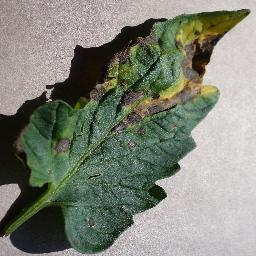
#> input picture images/5771_sample/early_blight_904.JPG, 256 x 256 px, found by its file name; its folder holds only this picture in this run
$ python desease_ditection.py   (older library calls are emulated)
#> lines starting #> are read from the running program, lines starting #| are printed output that depends on the picture; after the words box and inside, x2 and y2 are one past the last pixel; in counts of white or black regions, pixels touching at a corner belong together
### image_analysis.py
from image_processor import ImageProcessor
import cv2
import os
import pandas as pd


def analyze_image(image_path):
    # Initialize the ImageProcessor
    processor = ImageProcessor(image_path)

    # get the file name without extension
    file_name = os.path.basename(image_path).split('.')[0]
    image_id = file_name

    # Load the image
    processor.load_image()

    # Process the image using ImageProcessor methods
    processor.analyze_lesion_count()
    processor.analyze_avg_spot_diameter()
    processor.analyze_ring_count()
    processor.analyze_yellowing_area()
    processor.analyze_shape_irregularity()
    processor.analyze_hsv_shift()
    processor.analyze_edge_roughness()
    processor.analyze_curl_index()
    processor.analyze_texture_entropy()
    processor.analyze_internode_length()
    processor.analyze_green_intensity_and_branch_count()
    processor.analyze_speck_count()
    processor.analyze_rust_area()
    processor.analyze_pustule_count()
    processor.analyze_droop_angle()

    # Get the results
    result = processor.get_result()
    result['image_id'] = image_id
    # Assuming the disease is part of the filename
    result['disease'] = image_id.split('_')[0]

    return result


def analysis_report(directory_path):

    # Prepare a list to store results
    report = []

    # Iterate through each file in the directory
    for filename in os.listdir(directory_path):
        if filename.lower().endswith(('.png', '.jpg', '.jpeg', '.bmp', '.tiff')):
            image_path = os.path.join(directory_path, filename)
            image_id = os.path.splitext(filename)[0]

            # Read the image
            image = cv2.imread(image_path)
#> image is the input picture: shape (256, 256, 3); mean B, G, R 118.6, 131.1, 127.2

            # Process the image and get the results
            result = analyze_image(image_path)

            # Append the result to the results list
            report.append(result)

    # # Create a DataFrame from the results
    # df = pd.DataFrame(report)

    # # Export the DataFrame to a CSV file
    # output_dir = "F:\\Users\\Santanu\\Desktop\\paper_syn\\codebase\\output"
    # output_path = os.path.join(
    #     output_dir, "image_analysis_results.csv")
    # df.to_csv(output_path, index=False)

    return report

### image_processor.py
import matplotlib.pyplot as plt
from skimage.feature import graycomatrix, graycoprops
import numpy as np
import cv2
from PIL import Image


class ImageProcessor:
    def __init__(self, image_path):
        """
        Initialize the ImageAnalysis class with the path to an image.
        """
        self.results = {}

        self.image_path = image_path
        self.image = None
        self.gray = None
        self.hsv = None
        self.image_rgb = None

    ########### Initial Processing Functions ###########

    def load_image(self):
        """
        Load the image from the given path.
        """
        try:
            # self.image = Image.open(self.image_path)
            self.image = cv2.imread(self.image_path)
            print("Image loaded successfully.")

            # Resize the image to a standard size (256x256)
            self.image = cv2.resize(self.image, (256, 256))

            # Convert to RGB for PIL compatibility
            self.image_rgb = cv2.cvtColor(self.image, cv2.COLOR_BGR2RGB)

            # Convert to grayscale and HSV
            self.gray = cv2.cvtColor(self.image, cv2.COLOR_BGR2GRAY)
            self.hsv = cv2.cvtColor(self.image, cv2.COLOR_BGR2HSV)
#> self.hsv: shape (256, 256, 3); mean H, S, V 49.6, 56.7, 135.4

        except Exception as e:
            print(f"Error loading image: {e}")

    # [21 lines left out: functions display_image, save_image, not called in this run]

    def get_result(self):
        return self.results

    ########### Analysis Functions ###########

    # 1. brown-black Lesion Count
    def analyze_lesion_count(self):
        """
        Count the number of brown-black lesions in the image.
        """

        # Extract the lower 40% of the image (approximate "lower part of the leaf")
        height = self.image.shape[0]
        lower_part = self.image[int(height * 0.6):, :]  # Lower 40% region

        # Convert to HSV for color-based masking of brown/black lesions
        hsv_lower = cv2.cvtColor(lower_part, cv2.COLOR_BGR2HSV)
#> hsv_lower: shape (103, 256, 3); mean H, S, V 81.8, 46.6, 136.4

        # Define HSV color range for brownish-black lesions (adjust as needed)
        lower_brown = np.array([5, 50, 20])
        upper_brown = np.array([25, 255, 120])

        # Create a binary mask for brown lesions in the lower part
        brown_mask = cv2.inRange(hsv_lower, lower_brown, upper_brown)
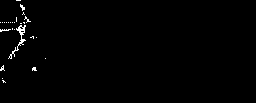
#> brown_mask: shape (103, 256); 0.92% white in thin lines or dots, all inside (x1, y1, x2, y2) = (0, 0, 46, 83)

        # Find contours of lesions in the masked area
        contours, _ = cv2.findContours(
            brown_mask, cv2.RETR_EXTERNAL, cv2.CHAIN_APPROX_SIMPLE)
#> contours = 26 contours, 25 with area under 20; largest, box (x1, y1, x2, y2) and area: (8, 25, 26, 59) 70

        # Measure lesion areas (filter out small ones)
        lesion_areas = [cv2.contourArea(c)
                        for c in contours if cv2.contourArea(c) > 30]
#> lesion_areas = [69.5]
        avg_size = np.mean(lesion_areas) if lesion_areas else 0
#> avg_size = 69.5
        max_size = np.max(lesion_areas) if lesion_areas else 0
#> max_size = 69.5

        self.results['brown_lesion_count'] = len(lesion_areas)

        return lesion_areas

    # 2. Average Spot Diameter
    def analyze_avg_spot_diameter(self):
        """
        Calculate the average diameter of spots.
        """
        # get the lesion areas from the previous function
        lesion_areas = self.analyze_lesion_count()
#> lesion_areas = [69.5]
        diameter_pixels = [np.sqrt(4 * a / np.pi) for a in lesion_areas]
#> diameter_pixels = [9.41]
        avg_diameter_pixel = np.mean(diameter_pixels) if diameter_pixels else 0
#> avg_diameter_pixel = 9.41

        # convert avg diameter pixel to inch
        image_width_in_pixels = 256
        real_leaf_width_in_inches = 6
        pixels_per_inch = image_width_in_pixels / real_leaf_width_in_inches
        diameter_inch = avg_diameter_pixel / pixels_per_inch
#> diameter_inch = 0.22

        self.results['lesion_diameter'] = round(diameter_inch, 2)

    # 3. Ring Count using HoughCircles
    def analyze_ring_count(self):
        """
        Count the number of rings using HoughCircles.
        """
        # Step 1: Create a lesion mask (darker areas likely to be lesions)
        lesion_mask = cv2.inRange(self.gray, 0, 90)
#> lesion_mask: shape (256, 256); 32.1% white; 326 white regions (315 under 20 px)
        lesion_only = cv2.bitwise_and(self.gray, self.gray, mask=lesion_mask)
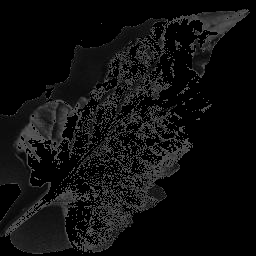
#> lesion_only: shape (256, 256); min 0, max 90, mean 15

        # Step 2: Extract contours of lesion regions
        contours, _ = cv2.findContours(
            lesion_mask, cv2.RETR_EXTERNAL, cv2.CHAIN_APPROX_SIMPLE)
#> contours = 294 contours, 293 with area under 20; largest, box (x1, y1, x2, y2) and area: (0, 9, 250, 254) 20998

        ring_count = 0
        annotated = self.image.copy()

        # Step 3: For each lesion, crop and apply HoughCircles locally
        for c in contours:
            if cv2.contourArea(c) < 100:  # Skip small regions (noise)
                continue

            x, y, w, h = cv2.boundingRect(c)
            roi = lesion_only[y:y+h, x:x+w]

            # Apply HoughCircles in ROI
            roi_blur = cv2.GaussianBlur(roi, (7, 7), 2)
            circles = cv2.HoughCircles(roi_blur, cv2.HOUGH_GRADIENT, 1.2, 10,
                                       param1=50, param2=18,
                                       minRadius=5, maxRadius=30)

            if circles is not None:
                circles = np.round(circles[0, :]).astype("int")
                for (cx, cy, r) in circles:
                    cv2.circle(annotated, (x + cx, y + cy), r, (0, 255, 0), 1)
                    cv2.circle(annotated, (x + cx, y + cy), 2, (0, 0, 255), -1)
                ring_count += len(circles)
#> this loop made 294 passes
#> (x, y, w, h, ring_count) on pass 294: (0, 9, 250, 245, 121)
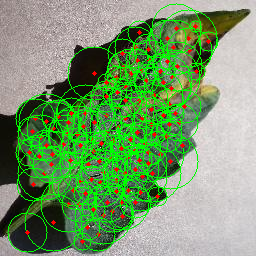
#> annotated: shape (256, 256, 3); 17.68% of pixels changed, all inside (x1, y1, x2, y2) = (7, 3, 219, 253)
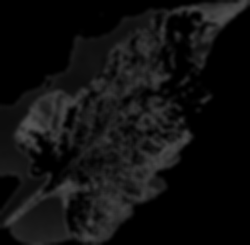
#> roi_blur: shape (245, 250); min 0, max 83, mean 16.1
#> after the loop, ring_count = 121

        self.results['ring_count'] = ring_count

    # 4. Yellowing Area (%)
    def analyze_yellowing_area(self):
        """
        Calculate the percentage of yellowing area.
        """
        yellow_mask = cv2.inRange(self.hsv, (20, 80, 80), (35, 255, 255))
#> yellow_mask: shape (256, 256); 2.7% white; 34 white regions (25 under 20 px), largest, box (x1, y1, x2, y2) and area: (176, 13, 245, 54) 845, (158, 73, 189, 100) 296, (192, 85, 218, 100) 157

        # Detect full leaf area (green/brown tones)
        leaf_mask = cv2.inRange(self.hsv, (15, 40, 40), (90, 255, 255))
#> leaf_mask: shape (256, 256); 37% white; 54 white regions (51 under 20 px), largest, box (x1, y1, x2, y2) and area: (5, 9, 250, 253) 24103, (88, 81, 99, 95) 30, (16, 154, 24, 164) 20
        # Keep only yellow pixels inside leaf
        yellow_on_leaf = cv2.bitwise_and(
            yellow_mask, yellow_mask, mask=leaf_mask)

        # Calculate areas
        leaf_area = np.sum(leaf_mask > 0)
#> leaf_area = 24252
        yellow_area = np.sum(yellow_on_leaf > 0)
#> yellow_area = 1761
        yellow_percent = (yellow_area / leaf_area) * \
            100 if leaf_area != 0 else 0
#> yellow_percent = 7.26

        self.results['yellow_area_percent'] = round(yellow_percent, 2)

    # 5. Greasy Lesion Shape Irregularity
    def analyze_shape_irregularity(self):
        """
        Detects greasy spots on a leaf and measures their count and shape irregularity.

        Returns:
            - Annotated image with bounding boxes
            - Count of greasy spots
            - Average shape irregularity (1 - circularity)
        """
        # find leaf mask to eliminate background
        leaf_mask = self.detect_leaf_mask()
        # Convert to grayscale
        gray = self.gray

        # Apply leaf mask to grayscale image before thresholding
        masked_gray = cv2.bitwise_and(gray, gray, mask=leaf_mask)

        # Apply adaptive threshold to highlight dark spots
        thresh = cv2.adaptiveThreshold(
            masked_gray, 255,
            cv2.ADAPTIVE_THRESH_MEAN_C,
            cv2.THRESH_BINARY_INV,
            blockSize=11, C=3
        )
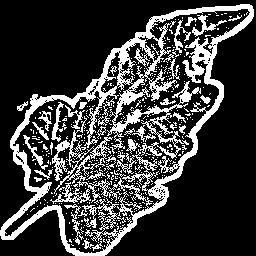
#> thresh: shape (256, 256); 23.4% white; 414 white regions (377 under 20 px)

        # Find contours in the thresholded image
        contours, _ = cv2.findContours(
            thresh, cv2.RETR_EXTERNAL, cv2.CHAIN_APPROX_SIMPLE)
#> contours = 2 contours; box (x1, y1, x2, y2) and area: (0, 4, 254, 256) 32158, (17, 101, 28, 111) 36

        greasy_spots = []  # store the greasy spots
        irregularities = []

        result = self.image.copy()

        for c in contours:
            area = cv2.contourArea(c)
            if 20 < area < 500:  # Filter small noise and large blotches
                perimeter = cv2.arcLength(c, True)
                circularity = 4 * np.pi * area / \
                    (perimeter ** 2) if perimeter != 0 else 0
                irregularity = 1 - circularity  # Higher = more irregular
                irregularities.append(irregularity)
                greasy_spots.append(c)

                # Draw bounding box
                x, y, w, h = cv2.boundingRect(c)
                cv2.rectangle(result, (x, y), (x + w, y + h), (0, 255, 0), 1)
#> this loop made 2 passes
#> (area, perimeter, circularity, irregularity, x, y, w, h) on pass 1: (35.5, 33.56, 0.396, 0.604, 17, 101, 11, 10)
#> result: shape (256, 256, 3); 0.06% of pixels changed, all inside (x1, y1, x2, y2) = (17, 101, 29, 112)
#> after the loop, greasy_spots = 1 contour; box (x1, y1, x2, y2) and area: (17, 101, 28, 111) 36; irregularities = [0.604]

        # Compute average irregularity
        avg_irregularity = np.mean(irregularities) if irregularities else 0
#> avg_irregularity = 0.604

        result_rgb = cv2.cvtColor(result, cv2.COLOR_BGR2RGB)

        self.results['gressy_lesion_count'] = len(greasy_spots)
        self.results['avg_lesion_irregularity'] = round(avg_irregularity, 2)

    # 6. HSV Color Shift
    def analyze_hsv_shift(self):
        """
        Calculates the HSV color shift between infected (brown/yellow) and healthy (green) regions.
        Useful for detecting color progression like 'yellow-green → brown-red'.
        """
        min_lesion_pixels = 100

        lesion_mask = cv2.inRange(self.hsv, (5, 100, 50), (25, 255, 200))
#> lesion_mask: shape (256, 256); 1.5% white; 56 white regions (53 under 20 px), largest, box (x1, y1, x2, y2) and area: (138, 62, 208, 114) 463, (190, 25, 224, 47) 351, (105, 78, 111, 87) 30
        healthy_mask = cv2.inRange(self.hsv, (35, 40, 40), (85, 255, 255))
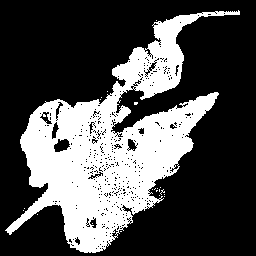
#> healthy_mask: shape (256, 256); 31% white; 22 white regions (21 under 20 px)

        lesion_pixel_count = np.count_nonzero(lesion_mask)
#> lesion_pixel_count = 995

        if lesion_pixel_count > min_lesion_pixels:
            mean_lesion = np.array(cv2.mean(self.hsv, mask=lesion_mask)[:3])
#> mean_lesion = [19.81, 148.3, 112.8]
            mean_healthy = np.array(cv2.mean(self.hsv, mask=healthy_mask)[:3])
#> mean_healthy = [60.81, 81.37, 101.8]
            self.results['hsv_shift'] = round(np.linalg.norm(
                mean_lesion - mean_healthy), 2)
        else:
            # Too few pixels to trust measurement
            self.results['hsv_shift'] = 0

    # 7. Edge Roughness Index

    def analyze_edge_roughness(self):
        """
        Returns:
        - perimeter/area ratio
        - solidity (area / convex hull area)
        - mean Sobel gradient (edge texture)
        """
        mask = self.detect_leaf_mask()

        # --- Contour-based metrics (perimeter/area, solidity) ---
        contours, _ = cv2.findContours(
            mask, cv2.RETR_EXTERNAL, cv2.CHAIN_APPROX_SIMPLE)
#> contours = 47 contours, 46 with area under 20; largest, box (x1, y1, x2, y2) and area: (5, 9, 250, 253) 25766
        if not contours:
            return {"error": "No leaf contour found"}

        cnt = max(contours, key=cv2.contourArea)
#> cnt = contour of 793 points, box (x1, y1, x2, y2) (5, 9, 250, 253), area 25766
        perimeter = cv2.arcLength(cnt, True)
#> perimeter = 1527.5
        area = cv2.contourArea(cnt)
#> area = 25766.5
        hull = cv2.convexHull(cnt)
#> hull = contour of 24 points, box (x1, y1, x2, y2) (5, 9, 250, 253), area 33988
        hull_area = cv2.contourArea(hull)
#> hull_area = 33988

        roughness_ratio = perimeter / area if area != 0 else 0
#> roughness_ratio = 0.0593
        solidity = area / hull_area if hull_area != 0 else 0
#> solidity = 0.758

        # --- Sobel gradient (edge sharpness) ---
        gray = cv2.cvtColor(self.image, cv2.COLOR_BGR2GRAY)
        sobelx = cv2.Sobel(gray, cv2.CV_64F, 1, 0)
        sobely = cv2.Sobel(gray, cv2.CV_64F, 0, 1)
        magnitude = np.sqrt(sobelx**2 + sobely**2)
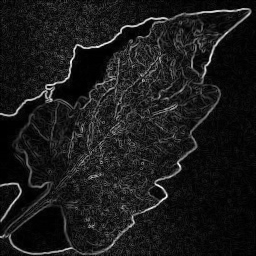
#> magnitude: shape (256, 256) float64; min 0, max 800.6, mean 82.7; drawn with min black and max white
        mean_gradient = np.mean(magnitude)
#> mean_gradient = 82.7

        # return {
        #     "perimeter_area_ratio": round(roughness_ratio, 4),
        #     "solidity": round(solidity, 4),
        #     "mean_sobel_gradient": round(mean_gradient, 2)
        # }

        self.results['edge_roughness'] = "rough" if round(
            solidity, 2) < 0.90 else "smooth"

    # 8. Curl Index: width to height ratio
    def analyze_curl_index(self):
        mask = self.detect_leaf_mask()
        contours, _ = cv2.findContours(
            mask, cv2.RETR_EXTERNAL, cv2.CHAIN_APPROX_SIMPLE)
#> (the rest of the program and of its run is left out)
